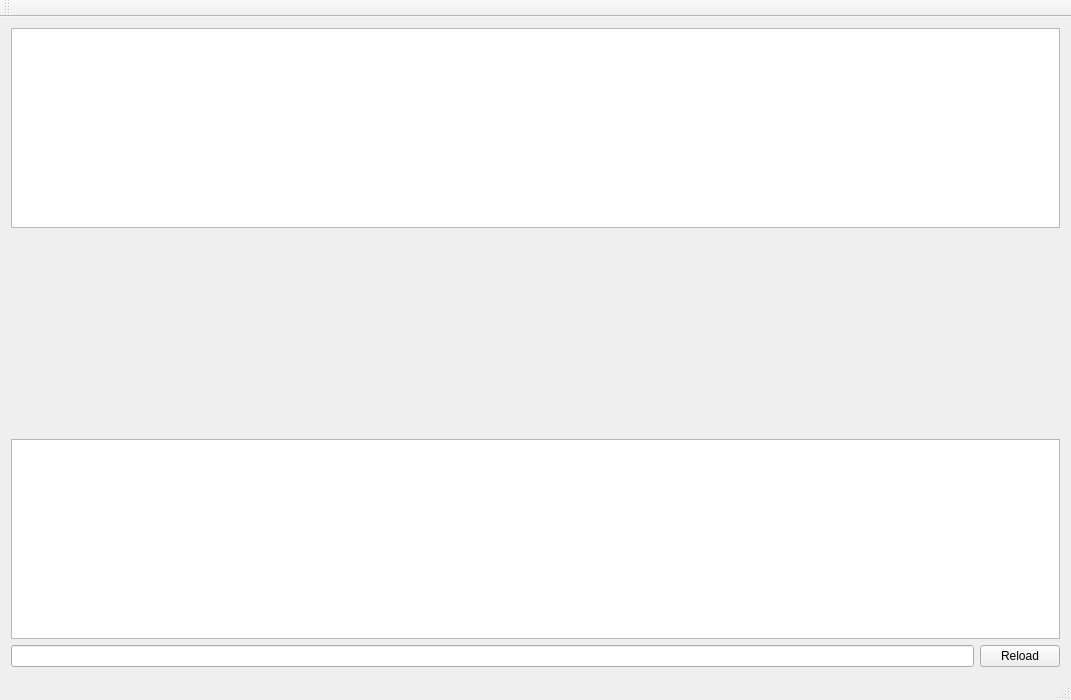
<?xml version="1.0" encoding="UTF-8"?>
<ui version="4.0">
 <class>App</class>
 <widget class="QMainWindow" name="App">
  <property name="geometry">
   <rect>
    <x>0</x>
    <y>0</y>
    <width>1071</width>
    <height>700</height>
   </rect>
  </property>
  <property name="windowTitle">
   <string>App</string>
  </property>
  <widget class="QWidget" name="centralWidget">
   <layout class="QVBoxLayout" name="verticalLayout">
    <item>
     <widget class="QTextEdit" name="tParser"/>
    </item>
    <item>
     <widget class="QCustomPlot" name="customPlot" native="true">
      <property name="sizePolicy">
       <sizepolicy hsizetype="Preferred" vsizetype="MinimumExpanding">
        <horstretch>0</horstretch>
        <verstretch>0</verstretch>
       </sizepolicy>
      </property>
     </widget>
    </item>
    <item>
     <widget class="QTextEdit" name="tOutput"/>
    </item>
    <item>
     <layout class="QHBoxLayout" name="horizontalLayout">
      <item>
       <widget class="QLineEdit" name="eLogFile"/>
      </item>
      <item>
       <widget class="QPushButton" name="bReload">
        <property name="text">
         <string>Reload</string>
        </property>
       </widget>
      </item>
     </layout>
    </item>
   </layout>
  </widget>
  <widget class="QMenuBar" name="menuBar">
   <property name="geometry">
    <rect>
     <x>0</x>
     <y>0</y>
     <width>1071</width>
     <height>21</height>
    </rect>
   </property>
  </widget>
  <widget class="QToolBar" name="mainToolBar">
   <attribute name="toolBarArea">
    <enum>TopToolBarArea</enum>
   </attribute>
   <attribute name="toolBarBreak">
    <bool>false</bool>
   </attribute>
  </widget>
  <widget class="QStatusBar" name="statusBar"/>
 </widget>
 <layoutdefault spacing="6" margin="11"/>
 <customwidgets>
  <customwidget>
   <class>QCustomPlot</class>
   <extends>QWidget</extends>
   <header location="global">qcustomplot/qcustomplot.h</header>
   <container>1</container>
  </customwidget>
 </customwidgets>
 <resources/>
 <connections/>
</ui>
